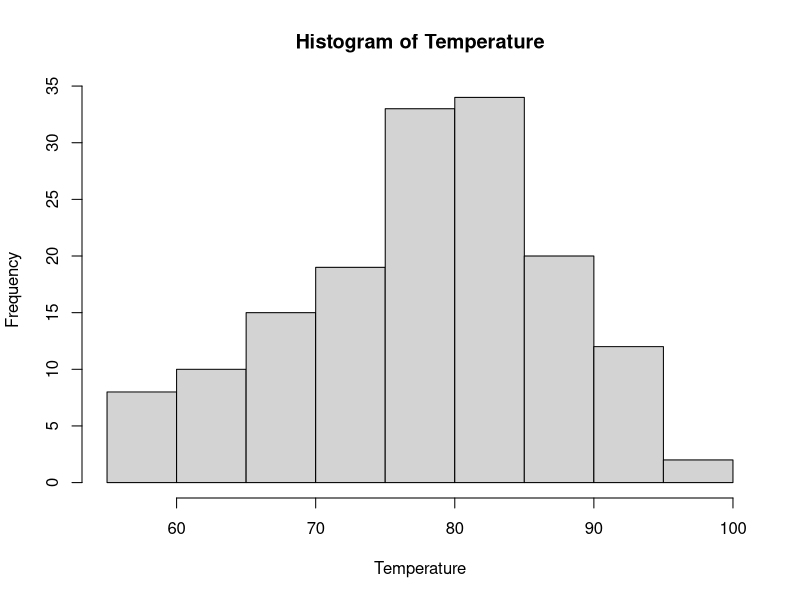
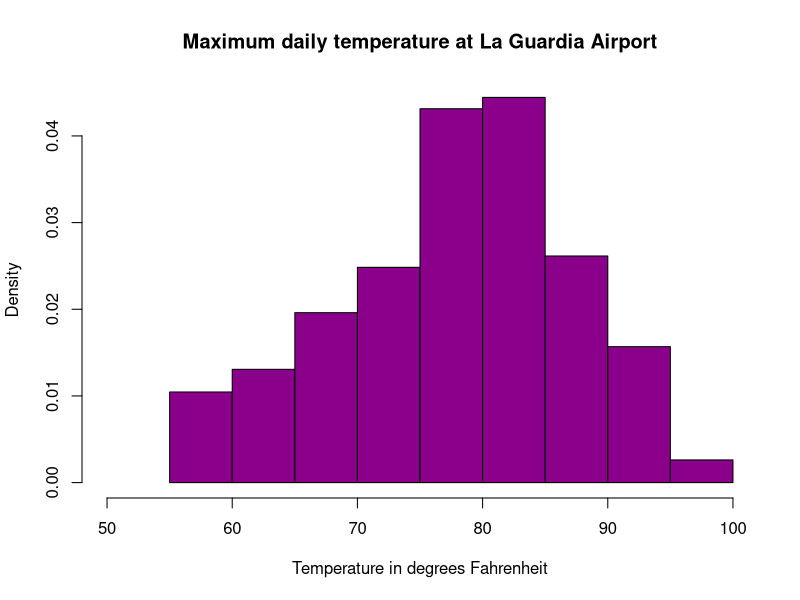
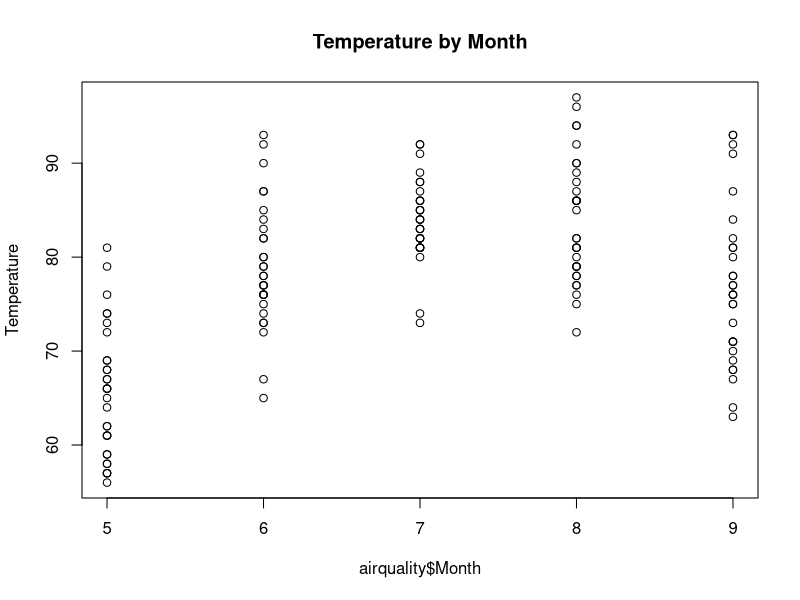
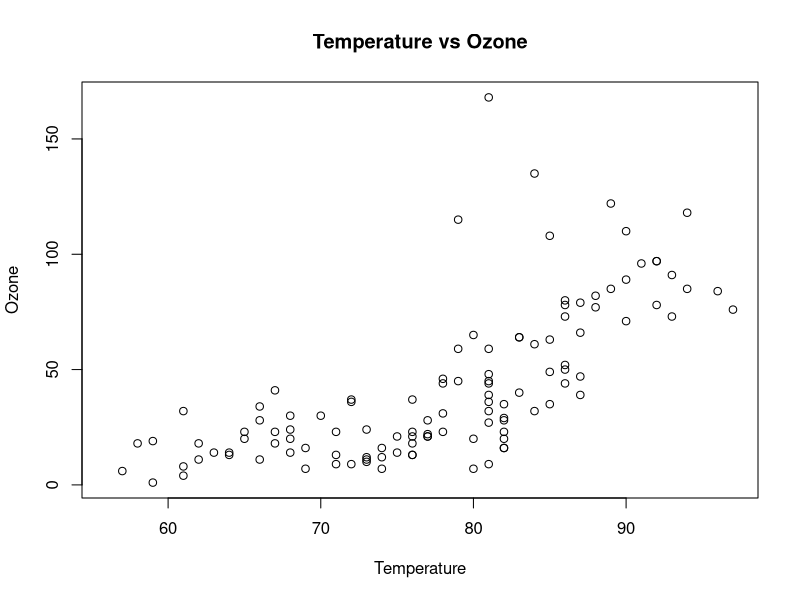

Here is the R script that generated these plots, in order:
###################################################################################
# air_hist.R - Unit 2 Live Session Homework
###################################################################################
# Note: Please reformat these to place into your RMarkdown submission document.
# You can make sure it works here, but make it easy for your grader via RMD
###################################################################################

# You are responsible for the TODOs, but the complete code here will give you
# an idea of what the data look like.  Remember, you might need some of this code 
# directly in your response file to make it work, even if it's not TODO!!

# We will be using the built-in dataset airquality which has daily air quality 
# measurements in New York from May to September 1973
str(airquality)

# Take only Temp columns
Temperature <- airquality$Temp
Ozone <- airquality$Ozone
hist(Temperature)

# Histogram with added parameters
hist(Temperature,
     main="Maximum daily temperature at La Guardia Airport",
     xlab="Temperature in degrees Fahrenheit",
     xlim=c(50,100),
     col="darkmagenta",
     freq=FALSE
)

# TODO: Assignment 2, Q2A: Complete the following code to yield a scatterplot with x as Month and y as Temp
# You're going to customize your plot slightly.  Use the help function to assist you if needed.
# Make the x label "Month" and the y label "Temperature"
# Finally, make the title of the plot "Temperature by Month" 
plot(x=airquality$Month, y=Temperature,xlabel="Month", ylabel="Temperature", main="Temperature by Month")

# TODO: Assignment 2, Q2B: Build a scatter plot with x as Temperature and y as Ozone 
# Complete the following code:
# Make the x label "Temperature" and the y label "Ozone",
# Make the title of the plot "Temperature vs Ozone"
plot(x= Temperature, y= Ozone, xlabel="Temperature", ylabel="Ozone", main="Temperature vs Ozone")

